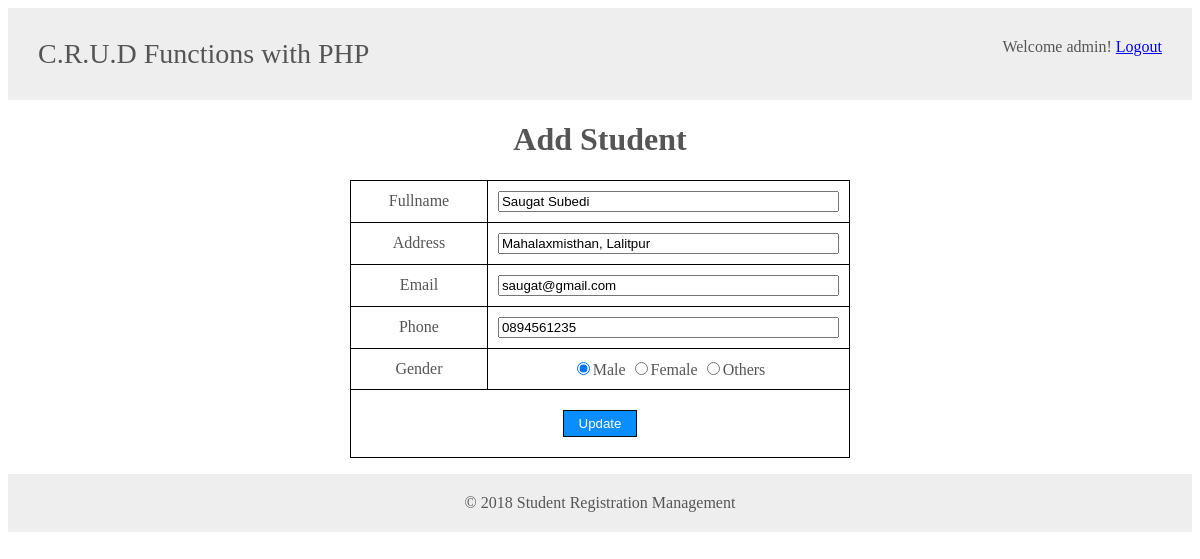
The page /editStudent.php?edit=4 (signed in) on the database its author committed.
### tables this page shows
CREATE TABLE `tbl_students` (
  `id` int(11) NOT NULL,
  `fullname` varchar(255) NOT NULL,
  `address` varchar(50) NOT NULL,
  `email` varchar(50) NOT NULL,
  `phone` varchar(15) NOT NULL,
  `gender` enum('Male','Female','Others') NOT NULL,
  `added_date` datetime NOT NULL
);

### editStudent.php (the view, shortened to what this page needs)
<?php
    include 'includes/dbConnection.php';
    $userId = $_SESSION['loginuserid'];
    $query = "SELECT * FROM tbl_admin_logins WHERE id = '$userId'";
    $result = $conn->query($query);
    $row = $result->fetch_array();
?>
<html>
<head>
    <link rel="stylesheet" href="css/all.css">
</head>
<body>
<div class="container">
    <?php include 'includes/header.php'; ?>
    <h1>Add Student</h1>
    <?php
        if (isset($_GET['edit']) && $_GET['edit']) {
            $stu_Id  = $_GET['edit'];
            $query = "SELECT * FROM tbl_students WHERE id = $stu_Id";
            $result = $conn->query($query);
            $row = $result->fetch_array();
        }
    ?>
    <form action="editStudent-Action.php?updated=<?php echo $row['id']; ?>" method="POST" name="editStudent" id="editStudent">
        <table width="500" cellspacing="1">
            <tr>
                <td>Fullname</td>
                <td><input type="text" name="studFullname" value="<?php echo $row['fullname']; ?>"></td>
            </tr>
            <tr>
                <td>Address</td>
                <td><input type="text" name="studAddress" value="<?php echo $row['address']; ?>"></td>
            </tr>
            <tr>
                <td>Email</td>
                <td><input type="email" name="studEmail" value="<?php echo $row['email']; ?>"></td>
            </tr>
            <tr>
                <td>Phone</td>
                <td><input type="text" name="studPhone" value="<?php echo $row['phone']; ?>"></td>
            </tr>
            <tr>
                <td>Gender</td>
                <td>
                    <label for="male">
                        <input id="male" type="radio" name="studGender" value="Male"
                            <?php
                                if($row['gender'] == 'Male'){?>
                                    checked="checked"
                            <?php }?>
                        >Male
                    </label>
                    <label for="female">
                        <input id="female" type="radio" name="studGender" value="Female"
                            >Female
                    </label>
                    <label for="others">
                        <input id="others" type="radio" value="Others" name="studGender"
                        >Others
                    </label>
                </td>
            </tr>
            <tr>
                <td colspan="2"><input class="btn" type="submit" value="Update"></td>
            </tr>
        </table>
    </form>
    <?php include 'includes/footer.php'; ?>
</div>
</body>
</html>

### includes/header.php
<header>
	<section class="left">
		C.R.U.D Functions with PHP
	</section>
	<section class="right">
		Welcome <?php echo $row['username']; ?>! <a href="logout.php">Logout</a>
	</section>
</header>

### css/all.css (style rules this page uses)
* { box-sizing: border-box; }
body { font-family: Trebuchet MS; color: #555; }
table { background-color: #000; margin: 0 auto; }
td, th { background-color: #fff; padding: 10px; text-align: center; }
header { background-color: #eee; text-align: right; padding: 30px; overflow: hidden; }
header .left { font-size: 28px; float: left; }
header .right { float: right; }
input[type='text'], input[type='email'], input[type='password'], input[type='number'] { width: 100%; }
.container { text-align: center; }
.btn { padding: 5px 15px; background-color: #0a8dff; border: 1px solid #0b0c0e; color: #fff; display: inline-block; margin: 10px 0 10px 0; text-decoration: none; cursor: pointer; }

### rows shown on the page
tbl_students: studFullname "Saugat Subedi", studAddress "Mahalaxmisthan, Lalitpur", studEmail "saugat@gmail.com", studPhone "0894561235", gender "☑ Male"

### other values the page prints
$row['username'] "admin"
